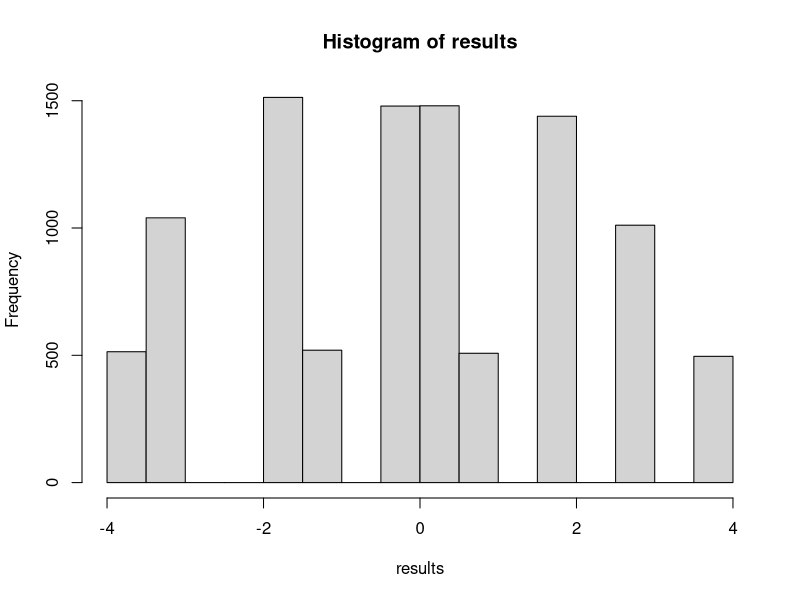

Reproduce this figure in R.
#####BIOS 7080: Hw 1####
##install packages##
if(!require(tidyverse))
  install.packages("tidyverse")

####Problem 1.12####
A<-c(7, 5, 10)
B<-c(10, 9, 12)
reps<-10000
results<-numeric(reps)
#concatenate A and B
x<-c(A, B)
for (i in 1:reps){
  #randomly sample the concatenated vector
  tmp<-sample(x)
  #take the difference of the sampled 'A' from the sampled 'B' "reps" number of times
  results[i]<-mean(tmp[4:6])-mean(tmp[1:3])
}

#get a histogram visualization of the results
hist(results)

#get the p-value of the test result
p_val<-sum(results>=0)/reps